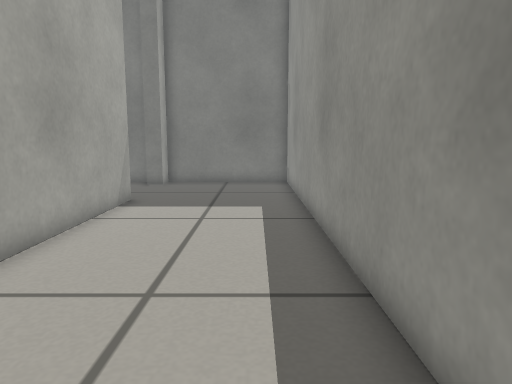
[1] (above)

17 first-person views from a walk through a Gazebo world. The camera is 0.42 m above the floor, tilts 8° down and sees 70° across. The floor is counted in squares, 0.2 m on a side. Each view is taken from the middle of a square. On the plan, view 1 faces up. The plan holds only what a view shows up to about 19 squares ahead; the rest is blank.

[2]
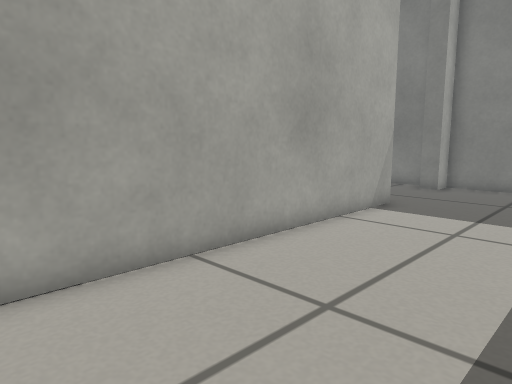

[3]
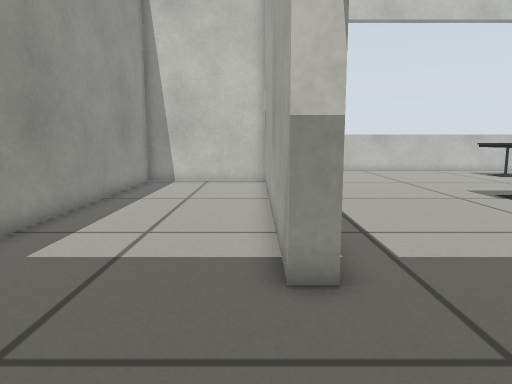

[4]
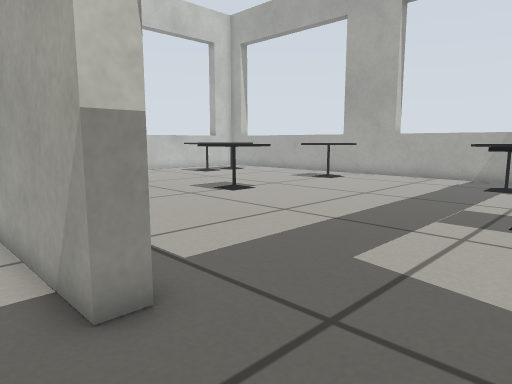

[5]
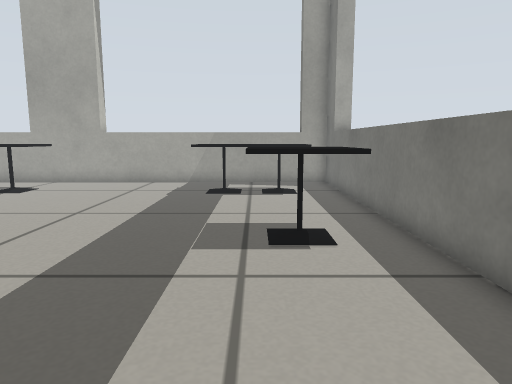

[6]
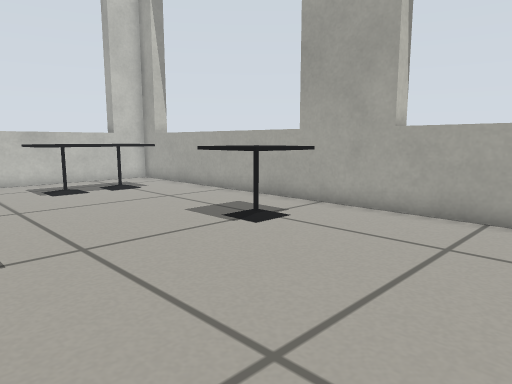

[7]
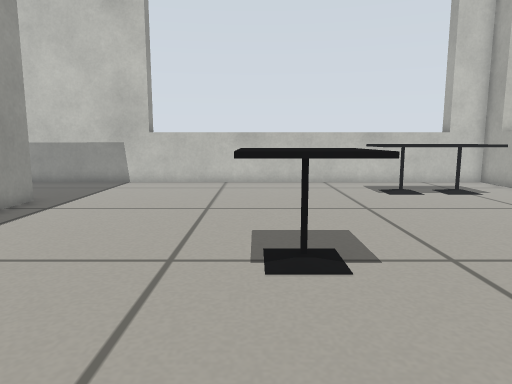

[8]
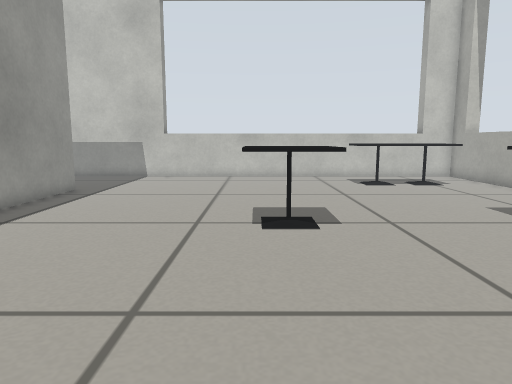

[9]
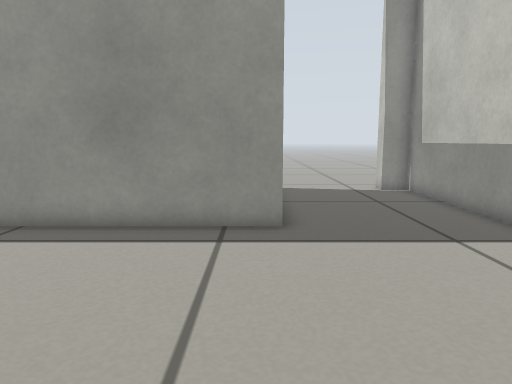

[10]
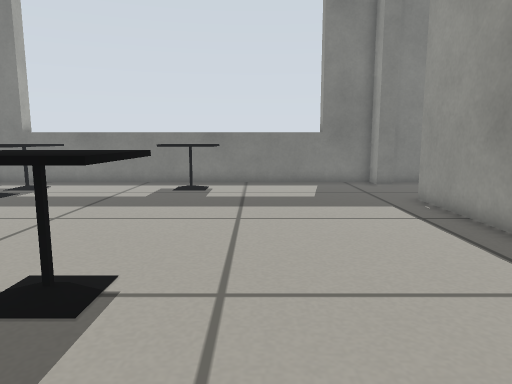

[11]
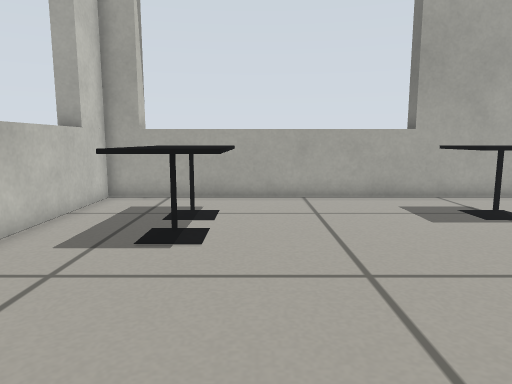

[12]
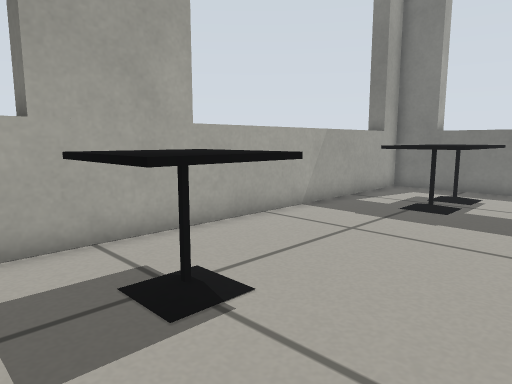

[13]
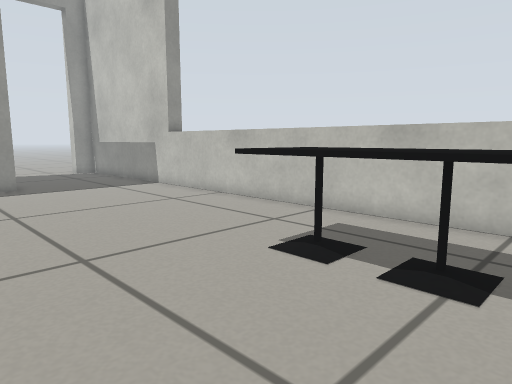

[14]
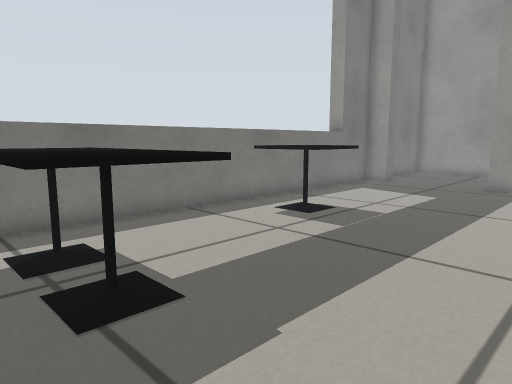

[15]
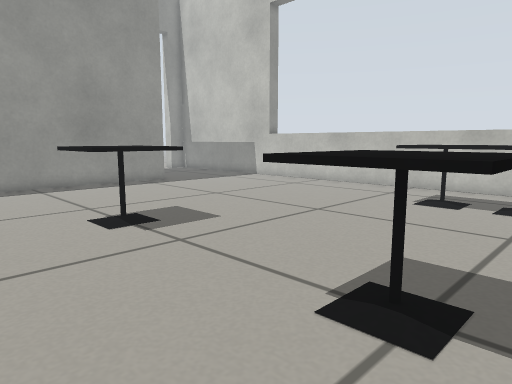

[16]
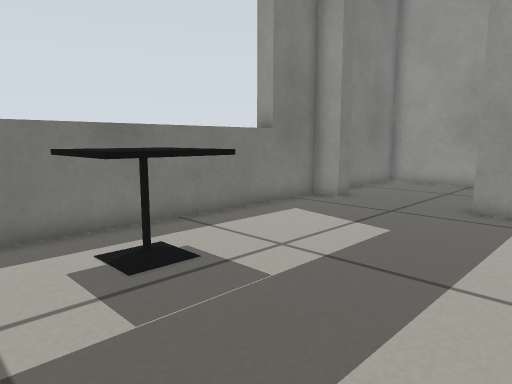

[17]
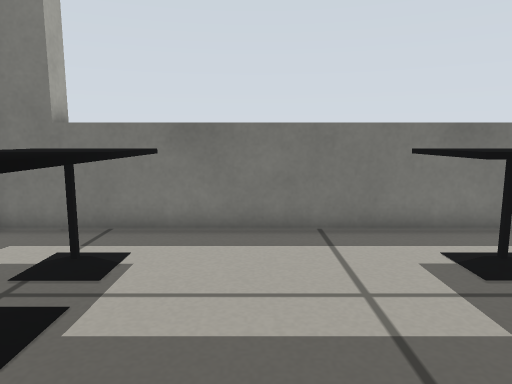

### Floor plan
Ten units are one square. View 1 is at (0, 0); x grows to the right and y downward. Boxes are objects, and circles mark ways between rooms. Rooms are numbered by the first view taken in them; rooms with no view inside come last. Other rooms are left out.
<svg viewBox="-257 -190 282 270">
<path fill="none" stroke="#000" d="M-45 -129 -45 9 16 9 16 -185 -45 -185 -45 -174M-52 -80 -52 -129M-244 -38 -252 -38M-52 18 -52 -60M-252 -73 -244 -73M-52 -174 -52 -185 -244 -185 -244 75 16 75 16 64M-252 62 -244 62M-244 -174 -252 -174"/>
<rect x="-225" y="25" width="20" height="30" fill="#bbb"><title>cafe table</title></rect>
<rect x="-225" y="-65" width="30" height="30" fill="#bbb"><title>cafe table</title></rect>
<rect x="-225" y="-145" width="30" height="20" fill="#bbb"><title>cafe table</title></rect>
<rect x="-225" y="-175" width="30" height="30" fill="#bbb"><title>cafe table</title></rect>
<rect x="-205" y="25" width="30" height="30" fill="#bbb"><title>cafe table</title></rect>
<rect x="-155" y="-65" width="30" height="30" fill="#bbb"><title>cafe table</title></rect>
<rect x="-155" y="-175" width="30" height="30" fill="#bbb"><title>cafe table</title></rect>
<circle cx="-50" cy="-150" r="3" fill="#2a7"/>
<text x="-20" y="-90">1</text>
<text x="-140" y="-50">2</text>
</svg>
Room 1 opens to room 2.

Where each view was taken, in squares from view 1:
view 1: 0 up, 0 right, facing up
view 2: 1 up, 1 right, facing up-left
view 3: 18 up, 4 left, facing down
view 4: 17 up, 3 left, facing down-left
view 5: 15 up, 6 left, facing left
view 6: 12 up, 14 left, facing down-left
view 7: 11 up, 13 left, facing down
view 8: 14 up, 13 left, facing down
view 9: 1 down, 14 left, facing right
view 10: 0 up, 11 left, facing up
view 11: 2 down, 11 left, facing left
view 12: 2 up, 17 left, facing up-left
view 13: 2 up, 23 left, facing down-right
view 14: 9 up, 23 left, facing up-right
view 15: 9 up, 23 left, facing down-right
view 16: 10 up, 17 left, facing up-right
view 17: 10 up, 18 left, facing up
